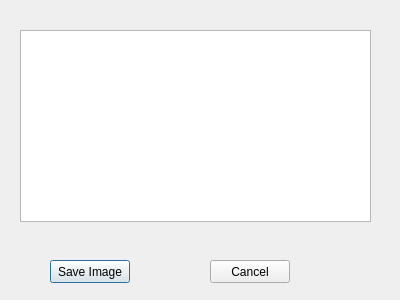
<?xml version="1.0" encoding="UTF-8"?>
<ui version="4.0">
 <class>Cropped_Image</class>
 <widget class="QDialog" name="Cropped_Image">
  <property name="geometry">
   <rect>
    <x>0</x>
    <y>0</y>
    <width>400</width>
    <height>300</height>
   </rect>
  </property>
  <property name="windowTitle">
   <string>Dialog</string>
  </property>
  <widget class="QPushButton" name="Save_Image">
   <property name="geometry">
    <rect>
     <x>50</x>
     <y>260</y>
     <width>80</width>
     <height>23</height>
    </rect>
   </property>
   <property name="text">
    <string>Save Image</string>
   </property>
  </widget>
  <widget class="QPushButton" name="Cancel">
   <property name="geometry">
    <rect>
     <x>210</x>
     <y>260</y>
     <width>80</width>
     <height>23</height>
    </rect>
   </property>
   <property name="text">
    <string>Cancel</string>
   </property>
  </widget>
  <widget class="QGraphicsView" name="graphicsView">
   <property name="geometry">
    <rect>
     <x>20</x>
     <y>30</y>
     <width>351</width>
     <height>192</height>
    </rect>
   </property>
  </widget>
 </widget>
 <resources/>
 <connections/>
</ui>
